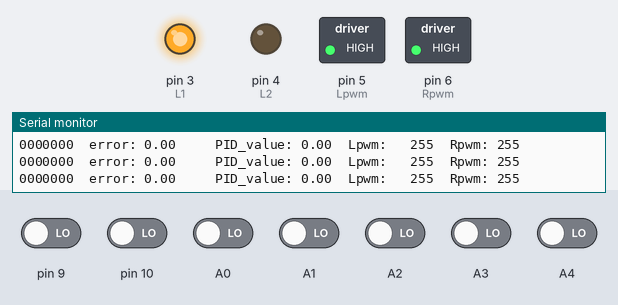
A sketch run on a simulated Arduino Uno, built with avr-gcc and run on an emulated ATmega328P. On the bench: switched loads named in the sketch (green lamp = pin HIGH), output pins drawn as LEDs (lit = HIGH), the last lines printed to the serial monitor. Inputs (shaded band) come from the test bench; at power-on: A0–4, pin 9, pin 10 LOW. Pins used as bus, display or sensor lines are not drawn.

Above: at 7.2 s.
7.3 s: pin 9 driven HIGH and pin 10 driven HIGH and A0 driven HIGH and A1 driven HIGH and A2 driven HIGH
At 8.1 s:
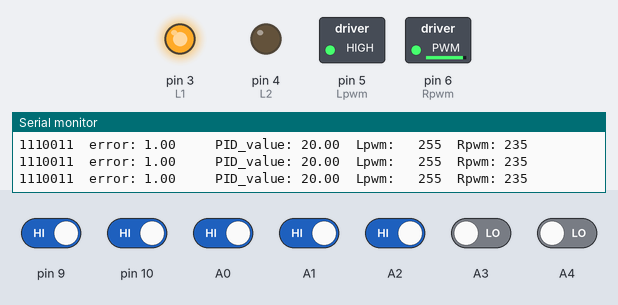
8.9 s: A2 driven LOW
At 10.2 s:
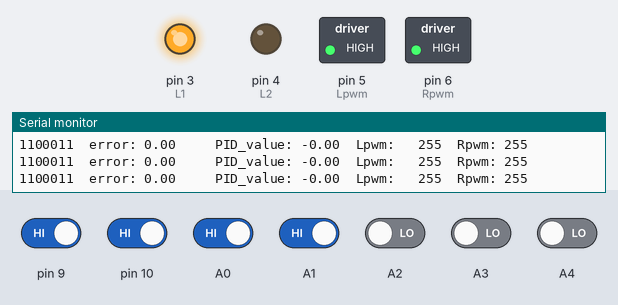
10.5 s: A4 driven HIGH
At 11.3 s:
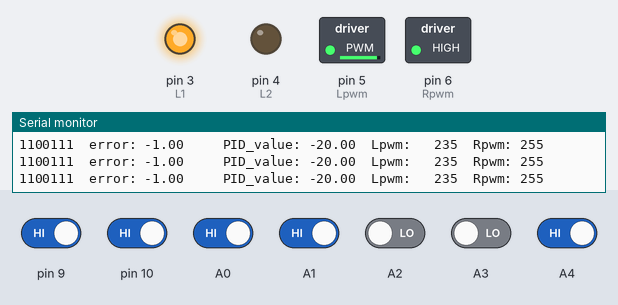
12.1 s: A4 driven LOW
At 12.9 s:
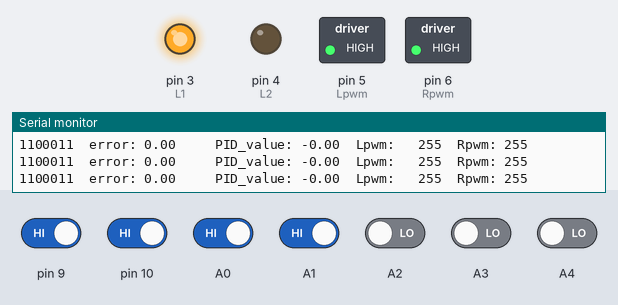
Timing chart, 0 to 14.7 s (numbered marks = the images above; inputs shaded):
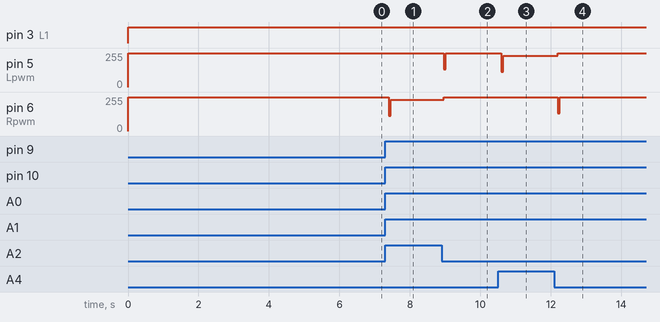

Measured:
- after the input at 7.3 s, pin 6 (Rpwm): 255/255 → 115/255 after 0.10 s, → 235/255 0.06 s later
- after the input at 8.9 s, pin 5 (Lpwm): 255/255 → 134/255 after 0.06 s, → 255/255 0.06 s later; pin 6 (Rpwm): 235/255 → 255/255 after 0.06 s
- after the input at 10.5 s, pin 5 (Lpwm): 255/255 → 115/255 after 0.09 s, → 235/255 0.06 s later
- after the input at 12.1 s, pin 5 (Lpwm): 235/255 → 255/255 after 0.10 s; pin 6 (Rpwm): 255/255 → 134/255 after 0.10 s, → 255/255 0.06 s later

The sketch:

PID_line.ino
```cpp
float Kp=20,Ki=0,Kd=120;
float error=0, P=0, I=0, D=0, PID_value=0;
float previous_error=0;
int sensor[6]={0, 0, 0, 0, 0, 0};
int initial_motor_speed=255;

void read_sensor_values(void);
void calculate_pid(void);
void motor_control(void);

int L1 = 3; //Left Motor Pin 1 +ve fwd
int L2 = 4; //Left Motor Pin 2 -ve bckwd
int R1 = 7; //Right Motor Pin 1 +ve fwd
int R2 = 8; //Right Motor Pin 2 -ve bckwd

int Lpwm = 5; //PWM Pin 1 Left motor
int Rpwm = 6; //PWM Pin 2 Right motor

void setup()
{
 pinMode(Lpwm,OUTPUT);
 pinMode(Rpwm,OUTPUT);
 pinMode(L1,OUTPUT);
 pinMode(L2,OUTPUT);
 pinMode(R1,OUTPUT);
 pinMode(R2,OUTPUT);
 Serial.begin(9600); //Enable Serial Communications
}

void loop()
{
    read_sensor_values();
    calculate_pid();
    motor_control();
}

void read_sensor_values()
{
  sensor[0]=digitalRead(A0);// Left most
  sensor[1]=digitalRead(A1);
  sensor[2]=digitalRead(A2);
  sensor[3]=digitalRead(A3);
  sensor[4]=digitalRead(A4);
  sensor[5]=digitalRead(9);
  sensor[6]=digitalRead(10);// Right most
  /*
  int i=0;
  for (i=0;i<7;i++){
    sensor[i]^=sensor[i];
  }
  */
  Serial.print(sensor[0]);
  Serial.print(sensor[1]);
  Serial.print(sensor[2]);
  Serial.print(sensor[3]);
  Serial.print(sensor[4]);
  Serial.print(sensor[5]);
  Serial.print(sensor[6]);
  Serial.print("\t");
  if((sensor[0]==1)&&(sensor[1]==1)&&(sensor[2]==1)&&(sensor[3]==1)&&(sensor[4]==1)&&(sensor[5]==1)&&(sensor[6]==0)){error=10;}
  else if((sensor[0]==1)&&(sensor[1]==1)&&(sensor[2]==1)&&(sensor[3]==1)&&(sensor[4]==1)&&(sensor[5]==0)&&(sensor[6]==0)){error=8;}
  else if((sensor[0]==1)&&(sensor[1]==1)&&(sensor[2]==1)&&(sensor[3]==1)&&(sensor[4]==0)&&(sensor[5]==0)&&(sensor[6]==0)){error=5;}
  else if((sensor[0]==1)&&(sensor[1]==1)&&(sensor[2]==1)&&(sensor[3]==1)&&(sensor[4]==0)&&(sensor[5]==0)&&(sensor[6]==1)){error=2;}
  else if((sensor[0]==1)&&(sensor[1]==1)&&(sensor[2]==1)&&(sensor[3]==0)&&(sensor[4]==0)&&(sensor[5]==1)&&(sensor[6]==1)){error=1;}
  else if((sensor[0]==1)&&(sensor[1]==1)&&(sensor[2]==0)&&(sensor[3]==0)&&(sensor[4]==0)&&(sensor[5]==1)&&(sensor[6]==1)){error=0;}
  else if((sensor[0]==1)&&(sensor[1]==1)&&(sensor[2]==0)&&(sensor[3]==0)&&(sensor[4]==1)&&(sensor[5]==1)&&(sensor[6]==1)){error=-1;}
  else if((sensor[0]==1)&&(sensor[1]==0)&&(sensor[2]==0)&&(sensor[3]==1)&&(sensor[4]==1)&&(sensor[5]==1)&&(sensor[6]==1)){error=-2;}
  else if((sensor[0]==0)&&(sensor[1]==0)&&(sensor[2]==0)&&(sensor[3]==1)&&(sensor[4]==1)&&(sensor[5]==1)&&(sensor[6]==1)){error=-5;}
  else if((sensor[0]==0)&&(sensor[1]==0)&&(sensor[2]==1)&&(sensor[3]==1)&&(sensor[4]==1)&&(sensor[5]==1)&&(sensor[6]==1)){error=-8;}
  else if((sensor[0]==0)&&(sensor[1]==1)&&(sensor[2]==1)&&(sensor[3]==1)&&(sensor[4]==1)&&(sensor[5]==1)&&(sensor[6]==1)){error=-10;}
  else if((sensor[0]==1)&&(sensor[1]==1)&&(sensor[2]==1)&&(sensor[3]==1)&&(sensor[4]==1)&&(sensor[5]==1)&&(sensor[6]==1)){
    if(previous_error>0){error=10;}
    else if(previous_error<0){error=-10;}
  }
  //else error=5;
  Serial.print("error: ");
  Serial.print(error);
  Serial.print(" \t");
}

void calculate_pid()
{
    P = error;
    I = I + error;
    D = error-previous_error;

    PID_value = (Kp*P) + (Ki*I) + (Kd*D);

    previous_error=error;
    Serial.print("\tPID_value: ");
    Serial.print(PID_value);
}

void motor_control()
{
    // Calculating the effective motor speed:
    int left_motor_speed = initial_motor_speed+PID_value;
    int right_motor_speed = initial_motor_speed-PID_value;

    // The motor speed should not exceed the max PWM value
    // Not happening. Why???
    /*
    constrain(left_motor_speed,0,255);
    constrain(right_motor_speed,0,255);
    */
    if (left_motor_speed>255){left_motor_speed=255;}
    if (right_motor_speed>255){right_motor_speed=255;}
    if (left_motor_speed<0){left_motor_speed=0;}
    if (right_motor_speed<0){right_motor_speed=0;}

    analogWrite(Lpwm,left_motor_speed);   //Left Motor Speed
    analogWrite(Rpwm,right_motor_speed);  //Right Motor Speed
    //following lines of code are to make the bot move forward
    /*The pin numbers and high, low values might be different
    depending on your connections */
    digitalWrite(L1,HIGH);
    digitalWrite(L2,LOW);
    digitalWrite(R1,LOW);
    digitalWrite(R2,HIGH);
    Serial.print("\tLpwm: \t");
    Serial.print(left_motor_speed);
    Serial.print("\tRpwm: ");
    Serial.print(right_motor_speed);
    Serial.print("\n");
}
```
